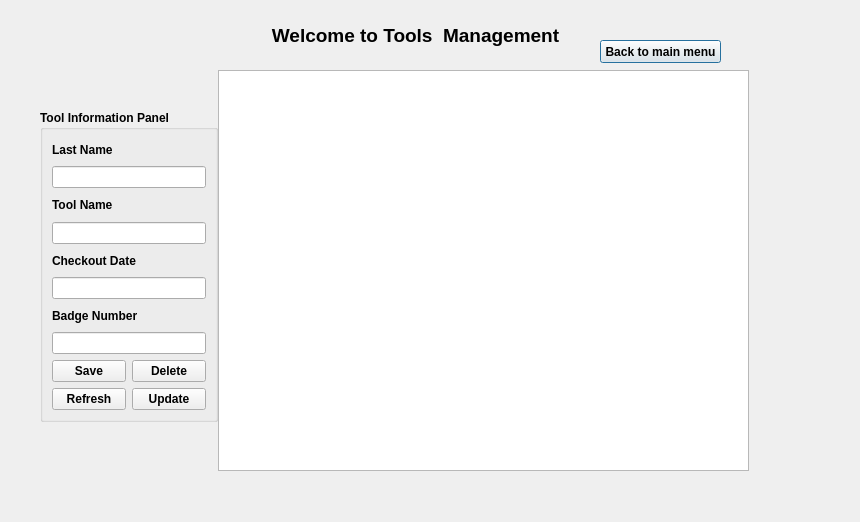
<?xml version="1.0" encoding="UTF-8"?>
<ui version="4.0">
 <class>tools</class>
 <widget class="QDialog" name="tools">
  <property name="geometry">
   <rect>
    <x>0</x>
    <y>0</y>
    <width>860</width>
    <height>522</height>
   </rect>
  </property>
  <property name="windowTitle">
   <string>Dialog</string>
  </property>
  <widget class="QPushButton" name="pushButton_Hback">
   <property name="geometry">
    <rect>
     <x>600</x>
     <y>40</y>
     <width>121</width>
     <height>23</height>
    </rect>
   </property>
   <property name="font">
    <font>
     <weight>75</weight>
     <bold>true</bold>
    </font>
   </property>
   <property name="text">
    <string>Back to main menu</string>
   </property>
  </widget>
  <widget class="QTableView" name="tableView">
   <property name="geometry">
    <rect>
     <x>218</x>
     <y>70</y>
     <width>531</width>
     <height>401</height>
    </rect>
   </property>
  </widget>
  <widget class="QLabel" name="label_2">
   <property name="geometry">
    <rect>
     <x>220</x>
     <y>10</y>
     <width>391</width>
     <height>51</height>
    </rect>
   </property>
   <property name="font">
    <font>
     <pointsize>14</pointsize>
     <weight>75</weight>
     <bold>true</bold>
    </font>
   </property>
   <property name="text">
    <string>Welcome to Tools  Management</string>
   </property>
   <property name="alignment">
    <set>Qt::AlignCenter</set>
   </property>
  </widget>
  <widget class="QGroupBox" name="groupBox">
   <property name="geometry">
    <rect>
     <x>40</x>
     <y>110</y>
     <width>178</width>
     <height>312</height>
    </rect>
   </property>
   <property name="font">
    <font>
     <weight>75</weight>
     <bold>true</bold>
    </font>
   </property>
   <property name="title">
    <string>Tool Information Panel</string>
   </property>
   <layout class="QVBoxLayout" name="verticalLayout">
    <item>
     <widget class="QLabel" name="label_empid">
      <property name="text">
       <string>Last Name</string>
      </property>
     </widget>
    </item>
    <item>
     <widget class="QLineEdit" name="lineEdi_LName"/>
    </item>
    <item>
     <widget class="QLabel" name="label_first">
      <property name="text">
       <string>Tool Name</string>
      </property>
      <property name="buddy">
       <cstring>lineEdit_LName</cstring>
      </property>
     </widget>
    </item>
    <item>
     <widget class="QLineEdit" name="lineEdit_equip_tools">
      <property name="text">
       <string/>
      </property>
      <property name="placeholderText">
       <string/>
      </property>
     </widget>
    </item>
    <item>
     <widget class="QLabel" name="label_desc">
      <property name="text">
       <string>Checkout Date</string>
      </property>
      <property name="buddy">
       <cstring>lineEdit_EmpJobTitle</cstring>
      </property>
     </widget>
    </item>
    <item>
     <widget class="QLineEdit" name="lineEdit_checkout">
      <property name="text">
       <string/>
      </property>
      <property name="placeholderText">
       <string/>
      </property>
     </widget>
    </item>
    <item>
     <widget class="QLabel" name="label_badge">
      <property name="text">
       <string>Badge Number</string>
      </property>
      <property name="buddy">
       <cstring>lineEdit_Badge</cstring>
      </property>
     </widget>
    </item>
    <item>
     <widget class="QLineEdit" name="lineEdit_badge_tools"/>
    </item>
    <item>
     <layout class="QGridLayout" name="gridLayout_2">
      <item row="0" column="0">
       <widget class="QPushButton" name="pushButton_save_tool">
        <property name="text">
         <string>Save</string>
        </property>
       </widget>
      </item>
      <item row="1" column="1">
       <widget class="QPushButton" name="pushButton_edit_tool">
        <property name="text">
         <string>Update</string>
        </property>
       </widget>
      </item>
      <item row="1" column="0">
       <widget class="QPushButton" name="pushButton_loadTable_tool">
        <property name="text">
         <string>Refresh</string>
        </property>
       </widget>
      </item>
      <item row="0" column="1">
       <widget class="QPushButton" name="pushButton_delete_tool">
        <property name="text">
         <string>Delete</string>
        </property>
       </widget>
      </item>
     </layout>
    </item>
   </layout>
  </widget>
 </widget>
 <resources/>
 <connections/>
</ui>
